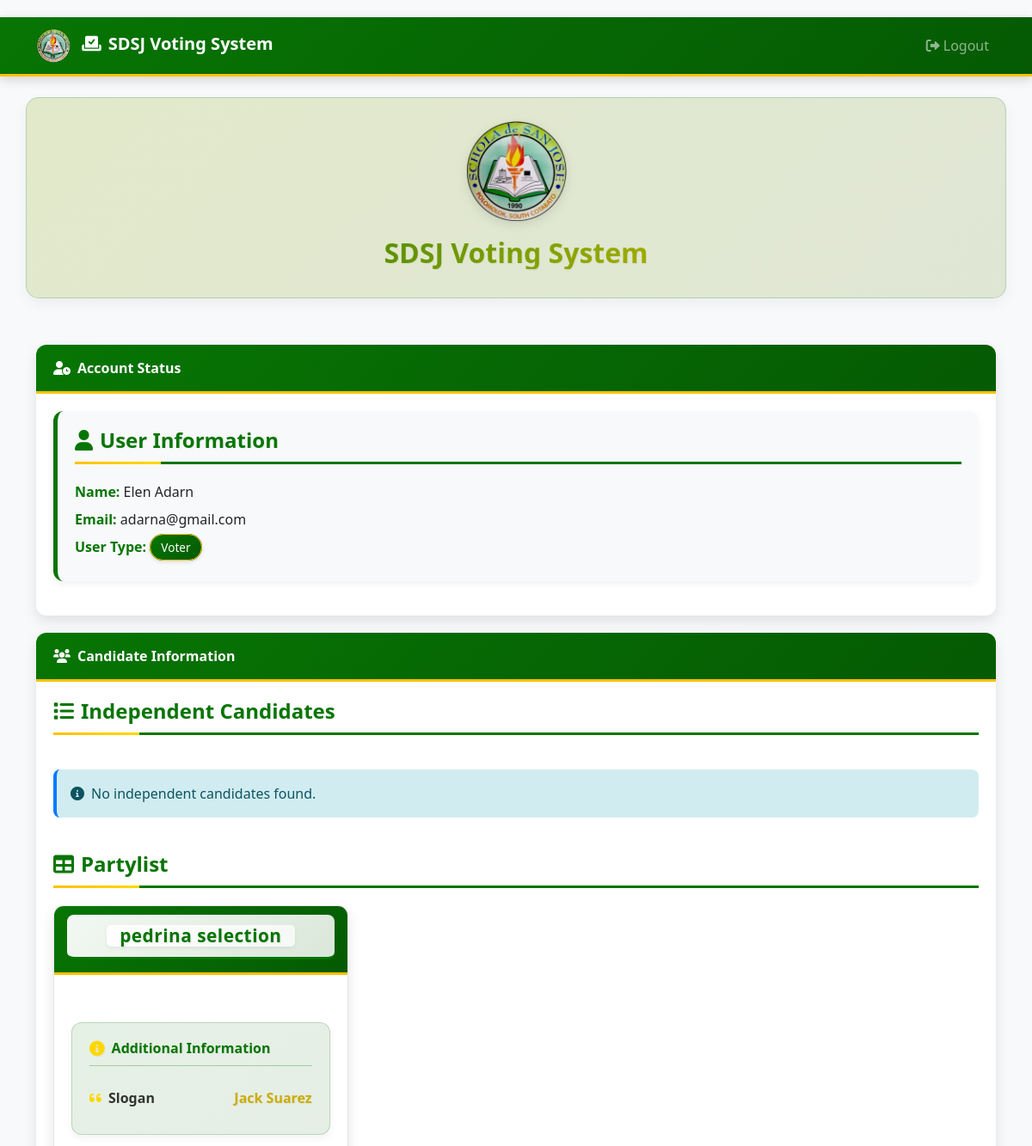
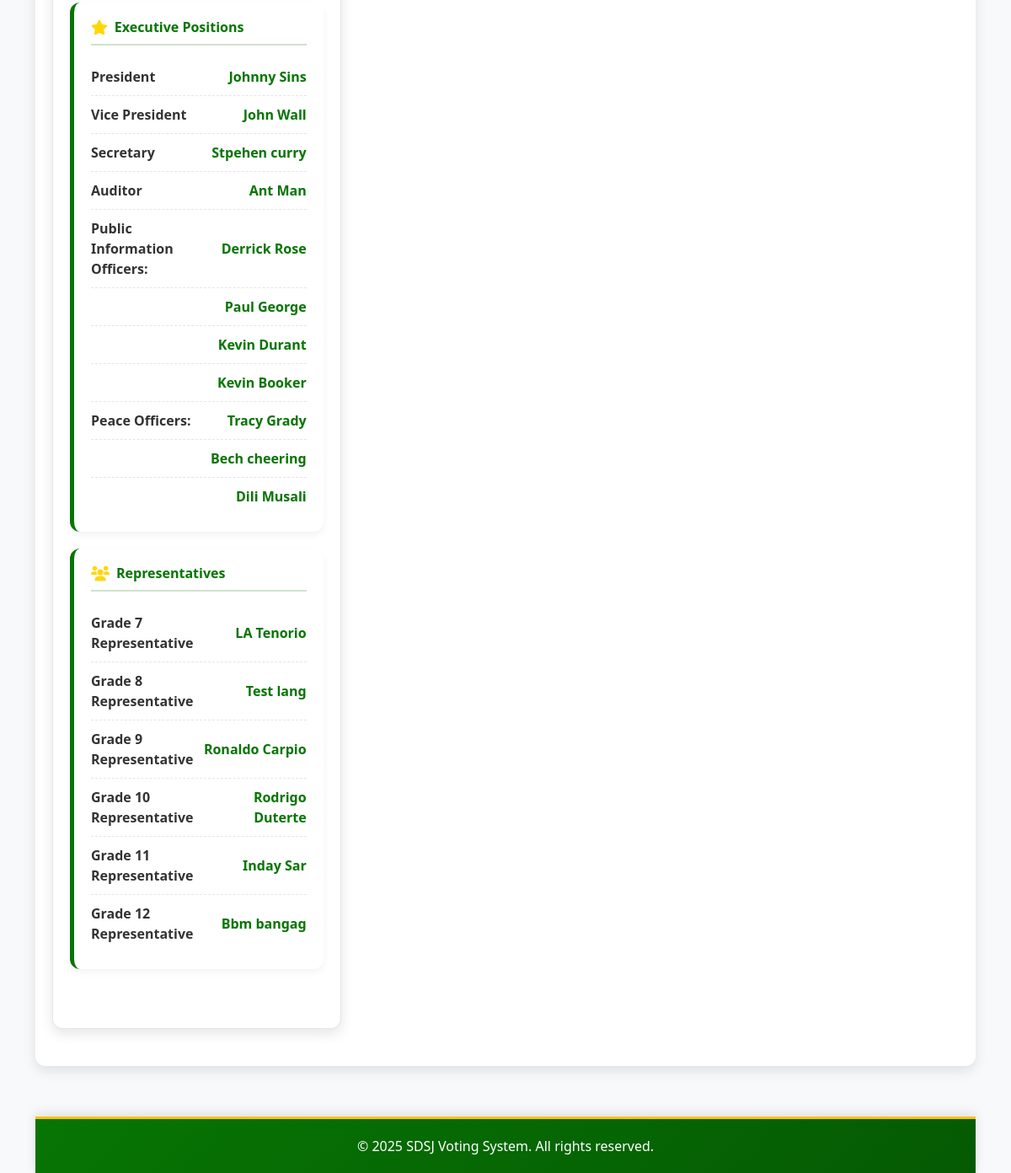
/src/informations.php (signed in), run on the app's committed database (2 pictures, top to bottom).
### tables this page shows
CREATE TABLE `users` (
  `user_id` int(25) NOT NULL,
  `student_id` varchar(100) NOT NULL,
  `name` varchar(100) NOT NULL,
  `email` varchar(100) NOT NULL,
  `password` varchar(100) NOT NULL,
  `grade` double NOT NULL,
  `birthday` varchar(100) NOT NULL,
  `u_type` varchar(20) NOT NULL,
  `status` varchar(30) NOT NULL,
  `confirmation` varchar(30) NOT NULL,
  `otp` int(100) NOT NULL
);

CREATE TABLE `candidates` (
  `can_id` int(11) NOT NULL,
  `partylist` varchar(50) DEFAULT NULL,
  `pres` varchar(50) DEFAULT NULL,
  `vice` varchar(50) DEFAULT NULL,
  `sec` varchar(50) DEFAULT NULL,
  `trea` varchar(50) DEFAULT NULL,
  `aud` varchar(50) DEFAULT NULL,
  `pio1` varchar(50) DEFAULT NULL,
  `pio2` varchar(50) DEFAULT NULL,
  `pio3` varchar(50) DEFAULT NULL,
  `pio4` varchar(50) DEFAULT NULL,
  `po1` varchar(50) DEFAULT NULL,
  `po2` varchar(50) DEFAULT NULL,
  `po3` varchar(50) DEFAULT NULL,
  `g7_rep` varchar(50) DEFAULT NULL,
  `g8_rep` varchar(50) DEFAULT NULL,
  `g9_rep` varchar(50) DEFAULT NULL,
  `g10_rep` varchar(50) DEFAULT NULL,
  `g11_rep` varchar(50) DEFAULT NULL,
  `g12_rep` varchar(50) DEFAULT NULL,
  `date_time` varchar(60) NOT NULL,
  `slogan` text NOT NULL
);

### src/informations.php (the view, shortened to what the rows shown need)
<?php
include('dbcon.php');
$email = $_SESSION['email'];
$sql = "SELECT * FROM users WHERE email = ?";
$stmt = $conn->prepare($sql);
$stmt->bind_param('s', $email);
$stmt->execute();
$result = $stmt->get_result();
$user = $result->fetch_assoc();
$sql_candidates_table = "SELECT * FROM candidates";
$result_candidates_table = $conn->query($sql_candidates_table);
$candidates_table = [];
if ($result_candidates_table) {
    while ($row = $result_candidates_table->fetch_assoc()) {
        $candidates_table[] = $row;
    }
}
?>
<!DOCTYPE html>
<html lang="en">
<head>
    <link href="https://cdn.jsdelivr.net/npm/bootstrap@5.3.0-alpha1/dist/css/bootstrap.min.css" rel="stylesheet">
    <link rel="stylesheet" href="https://cdnjs.cloudflare.com/ajax/libs/font-awesome/6.0.0/css/all.min.css">
</head>
<body>
    <div class="container">
        <div class="row mb-4">
            <div class="col-12 text-center logo-banner">
                <h2 class="mt-3">SDSJ Voting System</h2>
            </div>
        </div>
        <div class="row">
            <div class="col-12">
                <div class="card">
                    <div class="card-body">
                        <div class="user-info">
                            <h4 class="section-title"><i class="fas fa-user me-2"></i>User Information</h4>
                            <p><strong>Name:</strong> <?php echo htmlspecialchars($user['name']); ?></p>
                            <p><strong>Email:</strong> <?php echo htmlspecialchars($user['email']); ?></p>
                            <p><strong>User Type:</strong> <span
                                    class="status-badge"><?php echo htmlspecialchars($user['u_type']); ?></span></p>
                        </div>
                    </div>
                </div>
            </div>
        </div>
        <div class="row">
            <div class="col-12">
                <div class="card">
                    <div class="card-body">
                        <div class="row">
                            <?php if (empty($candidates_table)): ?>
                                <div class="col-12">
                                    <div class="alert alert-info">
                                        <i class="fas fa-info-circle me-2"></i>No partylist candidates found.
                                    </div>
                                </div>
                            <?php else: ?>
                                <?php foreach ($candidates_table as $candidate): ?>
                                <div class="col-md-6 col-lg-4 mb-4">
                                    <div class="card h-100 partylist-card">
                                        <div class="card-header bg-white">
                                            <h5 class="mb-0 text-center partylist-title">
                                                <span><?php
                                                if (isset($candidate['partylist_name']) && !empty($candidate['partylist_name'])) {
                                                    echo htmlspecialchars($candidate['partylist_name']);
                                                } else {
                                                    $display_name = '';
                                                    foreach ($candidate as $key => $value) {
                                                        if ($key !== 'can_id' && !empty($value)) {
                                                            $display_name = $value;
                                                            break;
                                                        }
                                                    }
                                                    echo htmlspecialchars($display_name);
                                                }
                                                ?></span>
                                            </h5>
                                        </div>
                                        <div class="card-body">
                                            <div class="partylist-info">
                                                <?php if ((isset($candidate['slogan']) && !empty($candidate['slogan'])) ||
                                                         (isset($candidate['projects']) && !empty($candidate['projects']))): ?>
                                                <div class="party-info mb-3">
                                                    <h6 class="position-title"><i class="fas fa-info-circle me-2"></i>Additional Information</h6>
                                                    <?php if (isset($candidate['slogan']) && !empty($candidate['slogan'])): ?>
                                                    <div class="position-item">
                                                        <div class="position-label"><i class="fas fa-quote-left me-2"></i>Slogan</div>
                                                        <div class="position-value"><?php echo htmlspecialchars($candidate['slogan']); ?></div>
                                                    </div>
                                                    <?php endif; ?>
                                                </div>
                                                <?php endif; ?>
                                                <div class="position-group">
                                                    <h6 class="position-title"><i class="fas fa-star me-2"></i>Executive Positions</h6>
                                                    <?php if (isset($candidate['pres']) && !empty($candidate['pres'])): ?>
                                                    <div class="position-item">
                                                        <div class="position-label">President</div>
                                                        <div class="position-value"><?php echo htmlspecialchars($candidate['pres']); ?></div>
                                                    </div>
                                                    <?php endif; ?>
                                                    <?php if (isset($candidate['vice']) && !empty($candidate['vice'])): ?>
                                                    <div class="position-item">
                                                        <div class="position-label">Vice President</div>
                                                        <div class="position-value"><?php echo htmlspecialchars($candidate['vice']); ?></div>
                                                    </div>
                                                    <?php endif; ?>
                                                    <?php if (isset($candidate['sec']) && !empty($candidate['sec'])): ?>
                                                    <div class="position-item">
                                                        <div class="position-label">Secretary</div>
                                                        <div class="position-value"><?php echo htmlspecialchars($candidate['sec']); ?></div>
                                                    </div>
                                                    <?php endif; ?>
                                                    <?php if (isset($candidate['aud']) && !empty($candidate['aud'])): ?>
                                                    <div class="position-item">
                                                        <div class="position-label">Auditor</div>
                                                        <div class="position-value"><?php echo htmlspecialchars($candidate['aud']); ?></div>
                                                    </div>
                                                    <?php endif; ?>
                                                    <?php if (isset($candidate['pio1']) && !empty($candidate['pio1'])): ?>
                                                    <div class="position-item">
                                                        <div class="position-label">Public Information Officers:</div>
                                                        <div class="position-value"><?php echo htmlspecialchars($candidate['pio1']); ?></div>
                                                    </div>
                                                    <?php endif; ?>
                                                    <?php if (isset($candidate['pio2']) && !empty($candidate['pio2'])): ?>
                                                    <div class="position-item">
                                                        <div class="position-value"><?php echo htmlspecialchars($candidate['pio2']); ?></div>
                                                    </div>
                                                    <?php endif; ?>
                                                    <?php if (isset($candidate['pio3']) && !empty($candidate['pio3'])): ?>
                                                    <div class="position-item">
                                                        <div class="position-value"><?php echo htmlspecialchars($candidate['pio3']); ?></div>
                                                    </div>
                                                    <?php endif; ?>
                                                    <?php if (isset($candidate['pio4']) && !empty($candidate['pio4'])): ?>
                                                    <div class="position-item">
                                                        <div class="position-value"><?php echo htmlspecialchars($candidate['pio4']); ?></div>
                                                    </div>
                                                    <?php endif; ?>
                                                    <?php if (isset($candidate['po1']) && !empty($candidate['po1'])): ?>
                                                    <div class="position-item">
                                                        <div class="position-label">Peace Officers:</div>
                                                        <div class="position-value"><?php echo htmlspecialchars($candidate['po1']); ?></div>
                                                    </div>
                                                    <?php endif; ?>
                                                    <?php if (isset($candidate['po2']) && !empty($candidate['po2'])): ?>
                                                    <div class="position-item">
                                                        <div class="position-value"><?php echo htmlspecialchars($candidate['po2']); ?></div>
                                                    </div>
                                                    <?php endif; ?>
                                                    <?php if (isset($candidate['po3']) && !empty($candidate['po3'])): ?>
                                                    <div class="position-item">
                                                        <div class="position-value"><?php echo htmlspecialchars($candidate['po3']); ?></div>
                                                    </div>
                                                    <?php endif; ?>
                                                </div>
                                                <div class="position-group mt-3">
                                                    <h6 class="position-title"><i class="fas fa-users me-2"></i>Representatives</h6>
                                                    <?php if (isset($candidate['g7_rep']) && !empty($candidate['g7_rep'])): ?>
                                                    <div class="position-item">
                                                        <div class="position-label">Grade 7 Representative</div>
                                                        <div class="position-value"><?php echo htmlspecialchars($candidate['g7_rep']); ?></div>
                                                    </div>
                                                    <?php endif; ?>
                                                    <?php if (isset($candidate['g8_rep']) && !empty($candidate['g8_rep'])): ?>
                                                    <div class="position-item">
                                                        <div class="position-label">Grade 8 Representative</div>
                                                        <div class="position-value"><?php echo htmlspecialchars($candidate['g8_rep']); ?></div>
                                                    </div>
                                                    <?php endif; ?>
                                                    <?php if (isset($candidate['g9_rep']) && !empty($candidate['g9_rep'])): ?>
                                                    <div class="position-item">
                                                        <div class="position-label">Grade 9 Representative</div>
                                                        <div class="position-value"><?php echo htmlspecialchars($candidate['g9_rep']); ?></div>
                                                    </div>
                                                    <?php endif; ?>
                                                    <?php if (isset($candidate['g10_rep']) && !empty($candidate['g10_rep'])): ?>
                                                    <div class="position-item">
                                                        <div class="position-label">Grade 10 Representative</div>
                                                        <div class="position-value"><?php echo htmlspecialchars($candidate['g10_rep']); ?></div>
                                                    </div>
                                                    <?php endif; ?>
                                                    <?php if (isset($candidate['g11_rep']) && !empty($candidate['g11_rep'])): ?>
                                                    <div class="position-item">
                                                        <div class="position-label">Grade 11 Representative</div>
                                                        <div class="position-value"><?php echo htmlspecialchars($candidate['g11_rep']); ?></div>
                                                    </div>
                                                    <?php endif; ?>
                                                    <?php if (isset($candidate['g12_rep']) && !empty($candidate['g12_rep'])): ?>
                                                    <div class="position-item">
                                                        <div class="position-label">Grade 12 Representative</div>
                                                        <div class="position-value"><?php echo htmlspecialchars($candidate['g12_rep']); ?></div>
                                                    </div>
                                                    <?php endif; ?>
                                                </div>
                                            </div>
                                        </div>
                                    </div>
                                </div>
                                <?php endforeach; ?>
                            <?php endif; ?>
                        </div>
                    </div>
                </div>
            </div>
        </div>
    </div>
</body>
</html>

### data on the page
users: name "Elen Adarn", email "adarna@gmail.com", u_type "Voter"
candidates: partylist "pedrina selection", slogan "Jack Suarez", pres "Johnny Sins", vice "John Wall", sec "Stpehen curry", aud "Ant Man", pio1 "Derrick Rose", pio2 "Paul George", pio3 "Kevin Durant", pio4 "Kevin Booker", po1 "Tracy Grady", po2 "Bech cheering", po3 "Dili Musali", g7_rep "LA Tenorio", g8_rep "Test lang", g9_rep "Ronaldo Carpio", g10_rep "Rodrigo Duterte", g11_rep "Inday Sar", g12_rep "Bbm bangag"
